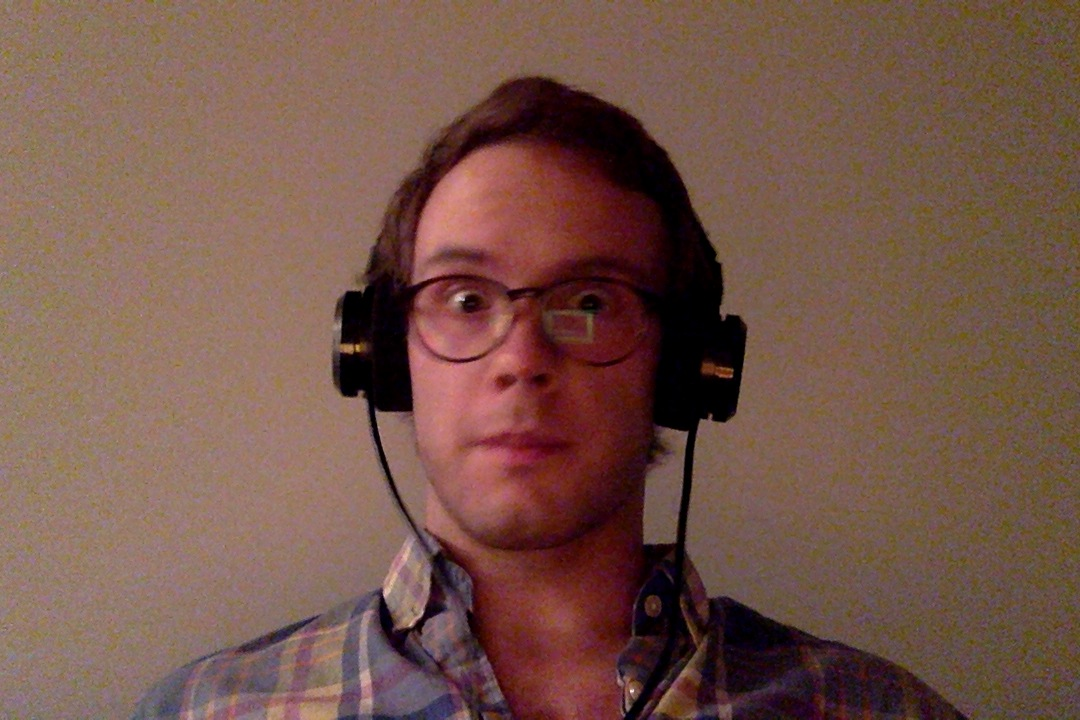
#> input picture images/self.jpg, 1080 x 720 px
$ jupyter execute --allow-errors Prototype.ipynb   (shell and % lines are left out)   (Python 2 division)
#> lines starting #> are read from the running program, lines starting #| are printed output that depends on the picture
[cell 1]
%pylab --no-import-all inline
import numpy as np
import scipy as sp
import scipy.ndimage as ndimg
import scipy.ndimage.interpolation
import matplotlib
import matplotlib.pyplot as plt
from PIL import ImageFont, ImageDraw, Image, ImageFilter, ImageEnhance
import PIL
#> (the rest of this cell did not finish here and is left out)

## To extract the .ttf fonts from .dfont object, we'll use "fondu"
\$ brew install fondu;

\$ (cd /path/to/compositor/fonts && fondu /System/Library/Fonts/Helvetica.dfont)

[cell 2]
monaco = ImageFont.truetype("./fonts/Monaco.ttf", 24)

[cell 3]
def show(img, cmap="Greys_r"): plt.imshow(np.asarray(img), cmap=cmap)

[cell 4]
def renderGlyph(glyph, font, size, fill=(255,255,255,0)):
    '''Render black glyph of the font on a white (filled) background'''
    background = Image.new("RGBA", size, fill)
    context = ImageDraw.Draw(background)
    context.text((0, 0), glyph, font=font, fill=(0, 0, 0, 255))
    return background

def genGlyph(char, bbox_size=(15, 30), font=monaco):
    '''Render a single bitmap array of the given character'''
    # truncates descending characters, not ideal, but easy. TODO: fix this
    image = np.asarray(renderGlyph(char, font=font, size=bbox_size))
    if char != " ":
        return image
    else:
        return np.zeros_like(image) + 255

def gen_mask_table(palette, font):
    assert len(palette) > 0
    x, y = font.getmetrics()
    z = x + y
    bbox = (z / 2, z)
    stripped = palette.strip() # whitespace isn't handled well by the font renderer
    glyphs = [genGlyph(x, bbox_size=bbox, font=font)[:,:,0] for x in stripped]
    if " " in palette:
        glyphs.append(np.zeros_like(glyphs[0]) + 255)

    return np.dstack(glyphs)

[cell 5]
alphabet = "abcdefghijklmnop1234567890"
symbols = """~`,.<>/?;:'"[]{}\|-_=+()*&^%$#@!"""
palette = alphabet + alphabet.upper() + symbols + " " + "¡™£¢∞§¶•ªº–œ∑´®†¥¨ˆøπåß©˙∆˚¬Ω≈˜µ≤ç√"

[cell 6]
monaco.getmetrics()

[cell 7]
masks = [genGlyph(x)[:,:,0] for x in palette]

[cell 8]
f, axes = plt.subplots(4, 21, figsize=(20, 8))
for c, ax in zip(masks, axes.flat):
    ax.xaxis.set_visible(False)
    ax.yaxis.set_visible(False)
    ax.imshow(c, cmap="Greys")
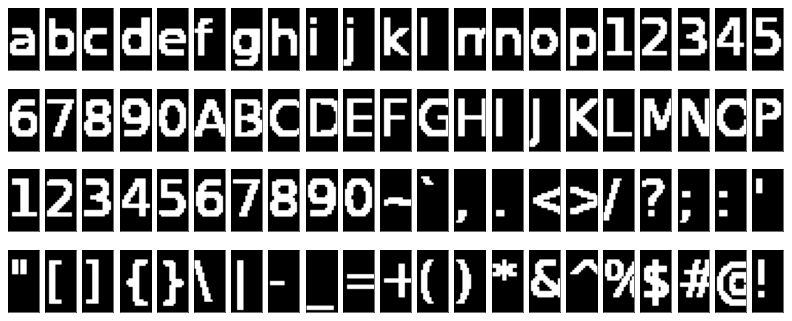
#> figure drawn by matplotlib, 84 panels

[cell 9]
# 1. Take an image, blow it up to high res
# 2. then break it into glyph-sized blocks.
# 3. with each block, find the 'best' matching glyph.

[cell 10]
def get_image_from_url(url):
    f = cStringIO.StringIO(urllib.urlopen(url).read())
    img = Image.open(f)
    return img

#> (a cell that did not finish here is left out)

[cell 12]
def crop_image(big_img, base_shape):
    def remult(a, b): return (a / b) * b
    x, y = big_img.shape
    s1, s2 = base_shape
    x2 = remult(x, s1)
    y2 = remult(y, s2)
    return big_img[:x2, :y2]

def ordered_indexer(big_image, block_shape):
    '''Returns an iterator of index-points'''
    n, m = big_image.shape
    dx, dy = block_shape
    return ((i * dx, j * dy) for i in xrange(n / dx)
                             for j in xrange(m / dy))

def step_through(big_image, block_shape):
    '''Returns an iterator of block_size sub-images within big_image'''
    dx, dy = block_shape
    return (big_image[i:i+dx, j:j+dy]
            for i, j in ordered_indexer(big_image, block_shape))

def deep_rms(image, mask_table):
    '''Evaluate the rms for each depth-stacked matrix
    return vector of rms-values'''
    z = np.abs(image[..., None] - mask_table)
    return (z * z).sum(axis=0).sum(axis=0)

def deep_error(image, mask_table):
    z = np.abs(image[..., None] - mask_table)
    return z.sum(axis=0).sum(axis=0)

def find_best_fit(image, masks, obj=deep_error):
    '''Select the best mask from masks using a vectorized objective function'''
    assert image.shape == masks.shape[:2] # The masks must be the same shape.
    return np.argmin(obj(image, masks))

def reconstruct_render(big_image, labels, mask_table):
    '''Return the reconstructed image given the labelling and mask_table'''
    block_shape = mask_table.shape[:2]
    dx, dy = block_shape
    canvas = np.empty_like(big_image)
    indexer = ordered_indexer(big_image, block_shape)
    for ((i, j), l) in izip(indexer, labels):
        canvas[i:i + dx, j:j + dy] = mask_table[:,:,l]
    return canvas

def reconstruct_from_masks(orig, mask_table):
    mask_shape = mask_table.shape[:2]
    cropped = crop_image(orig, mask_shape)
    segments = step_through(cropped, mask_shape)

    # Fit each segment to a mask
    labels = [find_best_fit(s, mask_table) for s in segments]
    result = reconstruct_render(cropped, labels, mask_table)
    return result

def glyph_render(orig, palette, size=12, negative=False):
    ''' Renders with monaco '''
    font = ImageFont.truetype("./fonts/Monaco.ttf", size)
    mask_table = gen_mask_table(palette, font)
    if negative:
        mask_table = 255 - mask_table
    return reconstruct_from_masks(orig, mask_table)

#> (a cell that did not finish here is left out)

[cell 14]
f, (a1, a2) = plt.subplots(1, 2, figsize=(20, 10), sharey=True)
#> (the rest of this cell did not finish here and is left out)

[cell 15]
# Resize larger
test = Image.open("./images/self.jpg")
#> test is the input picture: PIL image 1080x720 RGB; mean R, G, B 116.9, 85.2, 73.9

low_fi = test.convert("L")
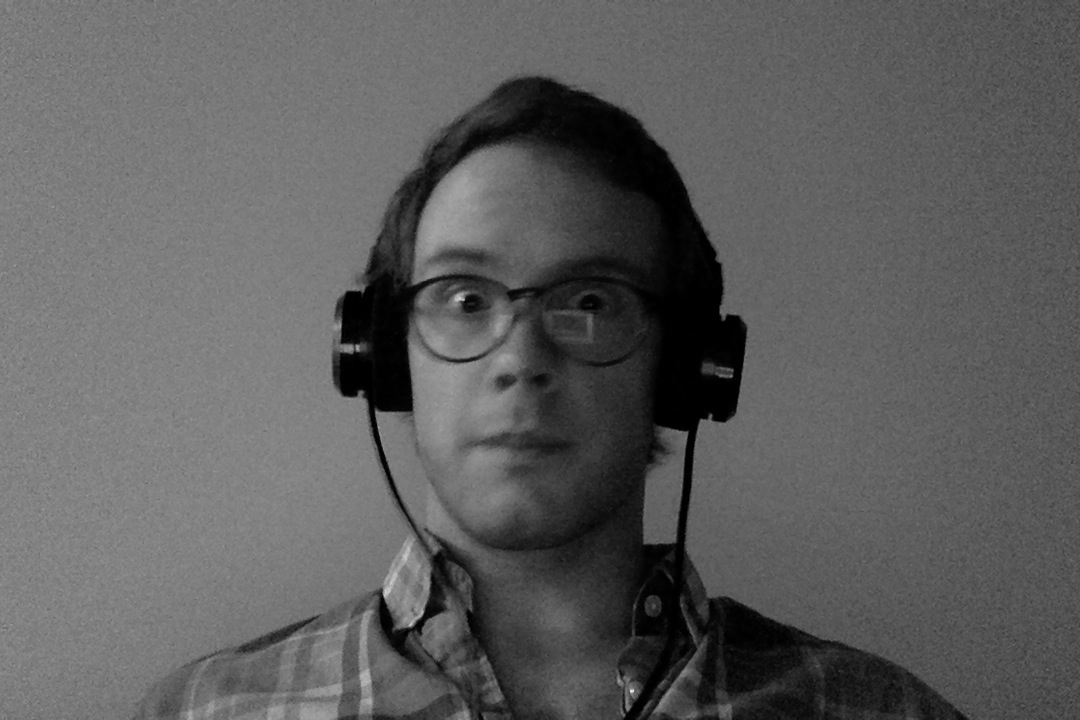
#> low_fi: PIL image 1080x720 L; min 0, max 241, mean 93.4
enhancer = ImageEnhance.Brightness(low_fi)
blurred = enhancer.enhance(2.88)
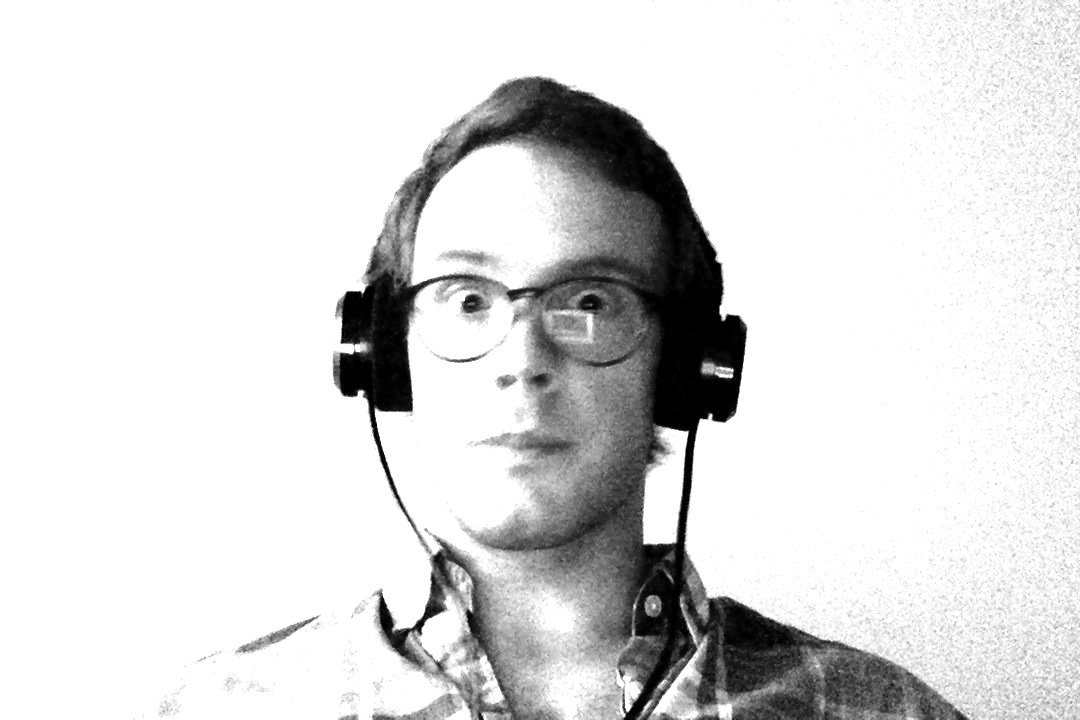
#> blurred: PIL image 1080x720 L; min 0, max 255, mean 219.9

test2 = ndimg.interpolation.zoom(blurred, 1.8)
#> (the rest of this cell did not finish here and is left out)

#> in crop_image, `return big_img[:x2, :y2]`:
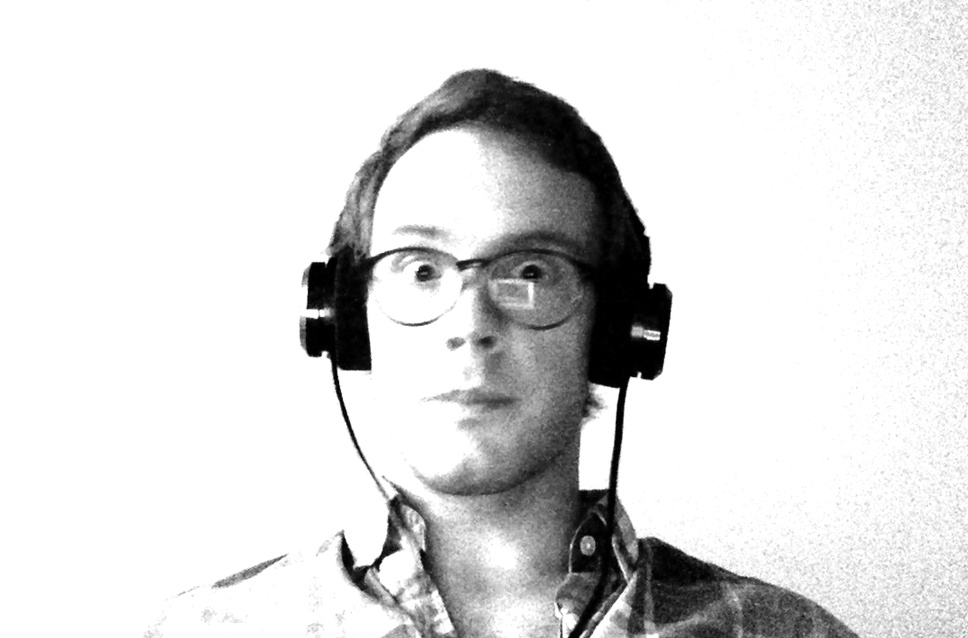
#> returned value: shape (1276, 1936) (shown at 1/2 size); min 0, max 255, mean 220.3
#> in reconstruct_from_masks, `labels = [find_best_fit(s, mask_table) for s in segments]`: labels = 10208 values, max 136 at index 1049, min 0 at index 1140, mean 81.86

f, (a1, a2) = plt.subplots(1, 2, figsize=(24, 10), sharey=True)
a1.imshow(test2, cmap="Greys_r")
a2.imshow(ascii2, cmap="Greys_r")
